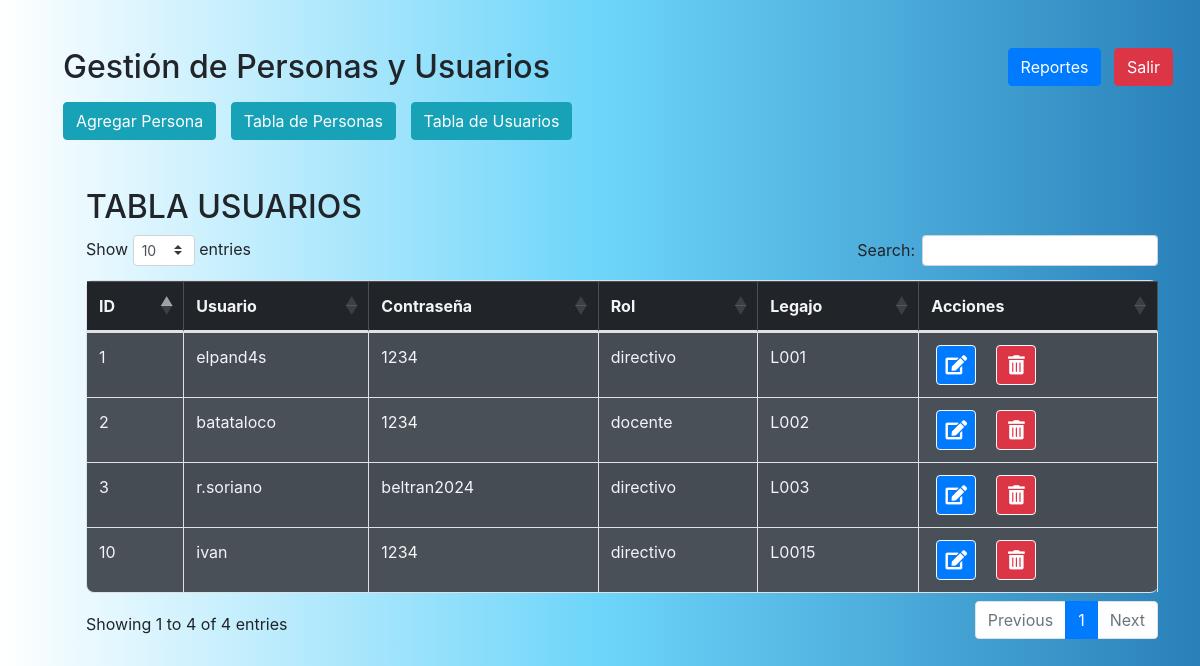
Page /dataEntry/fABM.php?view=usuarios (signed in) on the committed database.
### tables this page shows
CREATE TABLE `usuarios` (
  `id` int(11) NOT NULL AUTO_INCREMENT,
  `usuario` varchar(50) NOT NULL,
  `contraseña` varchar(255) NOT NULL,
  `rol` enum('personal','alumno','docente','directivo','administrativo','invitado') NOT NULL,
  `estado` enum('dentro','fuera') DEFAULT 'fuera',
  `legajo` varchar(20) DEFAULT NULL,
  `deleted` tinyint(1) DEFAULT 0,
  PRIMARY KEY (`id`),
  KEY `legajo` (`legajo`),
  CONSTRAINT `usuarios_ibfk_1` FOREIGN KEY (`legajo`) REFERENCES `personas` (`legajo`)
);

### dataEntry/fABM_usu.php (shortened to what this page needs)
<?php
include '../includes/db.php';
?>
<div class="container mt-5">
    <h2 class="primary-text">TABLA USUARIOS</h2>
    <table id="usuariosTable" class="table table-striped table-bordered">
        <thead>
            <tr>
                <th>ID</th>
                <th>Usuario</th>
                <th>Contraseña</th>
                <th>Rol</th>
                <th>Legajo</th>
                <th>Acciones</th>
            </tr>
        </thead>
        <tbody>
            <?php
            $sql = "SELECT * FROM usuarios WHERE deleted = 0";
            $result = $conn->query($sql);
            while ($row = $result->fetch_assoc()) {
                echo "<tr>";
                echo "<td>" . $row["id"] . "</td>";
                echo "<td>" . $row["usuario"] . "</td>";
                echo "<td>" . $row["contraseña"] . "</td>";
                echo "<td>" . $row["rol"] . "</td>";
                echo "<td>" . $row["legajo"] . "</td>";
                echo "<td>
                    <div class='button-container'>
                        <a href='update.php?type=usuarios&id=" . $row["id"] . "' class='btn btn-light btn-icon btn-edit'>
                            <i class='fas fa-edit' title='Editar'></i>
                        </a>
                        <form action='bABM.php' method='POST' style='display:inline;' onsubmit='return confirmDelete()'>
                            <input type='hidden' name='form_type' value='usuarios'>
                            <input type='hidden' name='user_id' value='" . $row["id"] . "'>
                            <input type='hidden' name='action' value='Eliminar'>
                            <button type='submit' class='btn btn-light btn-icon btn-delete'>
                                <i class='fas fa-trash-alt' title='Eliminar'></i>
                            </button>
                        </form>
                    </div>
                </td>";
                echo "</tr>";
            }
            ?>
        </tbody>
    </table>
</div>
<?php include '../includes/footer.php'; ?>

### dataEntry/fABM.php (style rules this page uses)
body { background: #2980B9; background: -webkit-linear-gradient(to right, #FFFFFF, #6DD5FA, #2980B9); background: linear-gradient(to right, #FFFFFF, #6DD5FA, #2980B9); margin: 0; padding: 0; }
.table { background-color: #495057; color: #f3f4f6 !important; border-radius: 8px; }
.table thead th { background-color: #212529; border-color: #495057; }
.button-container { display: flex; gap: 10px; justify-content: flex-start; align-items: center; }
.btn-icon { display: inline-flex !important; justify-content: center !important; align-items: center !important; width: 2.5rem !important; height: 2.5rem !important; border-radius: 50%; font-size: 1.2rem !important; margin: 0 5px !important; transition: background-color 0.3s ease !important; }
.btn-edit { color: #fff !important; background-color: #007bff !important; }
.btn-delete { color: #fff !important; background-color: #dc3545 !important; }

### dataEntry/fABM_add.php (style rules this page uses)
body { background: #2980B9; background: -webkit-linear-gradient(to right, #FFFFFF, #6DD5FA, #2980B9); background: linear-gradient(to right, #FFFFFF, #6DD5FA, #2980B9); }

### rows in the picture
usuarios: id "1", usuario "elpand4s", contraseña "1234", rol "directivo", legajo "L001"
usuarios: id "2", usuario "batataloco", contraseña "1234", rol "docente", legajo "L002"
usuarios: id "3", usuario "r.soriano", contraseña "beltran2024", rol "directivo", legajo "L003"
usuarios: id "10", usuario "ivan", contraseña "1234", rol "directivo", legajo "L0015"
